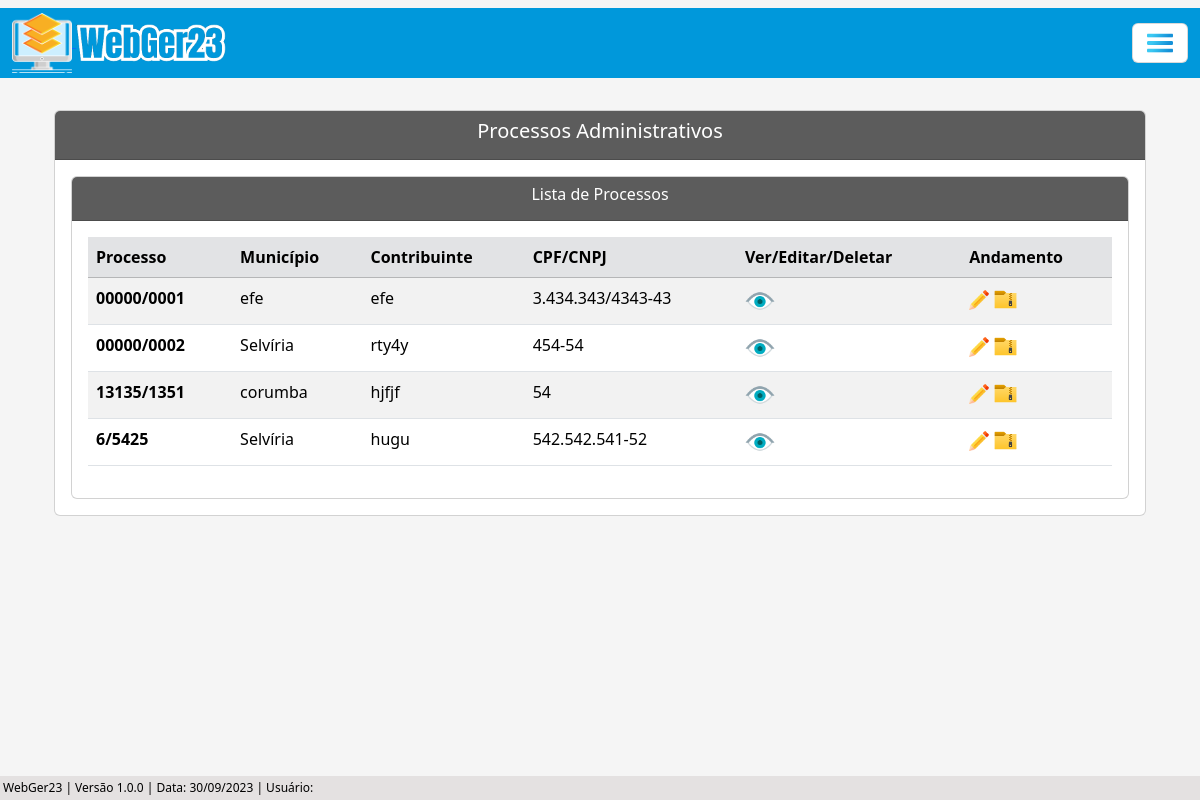
The page /listar/processo-adm/ on the database its author committed.
### processo/models.py (models this page shows, shortened)
class Base(models.Model): # Classe base, será herdada pelas outras classes
    data_criacao = models.DateField('data_criação', auto_now_add=True)
    data_alteracao = models.DateField('Alterado', auto_now=True)
    ativo = models.BooleanField('Ativo?', default=True)
    class Meta:
        abstract = True

class ProcessoAdm(Base):
    tipo_pessoas = (
        ('Física', 'Física'), ('Jurídica', 'Jurídica'),
    )
    criador_processo_adm = models.ForeignKey(get_user_model(), verbose_name='Usuário Criador', on_delete=models.CASCADE) # Usuário que criou o processo, utilizando chave primária com o get_user_model do django, para utilizar o usuário logado automaticamente
    numero = models.CharField(unique=True, verbose_name='N°', max_length=10) # Número do processo
    municipio = models.CharField(max_length=50, verbose_name='Município') # Município
    uf = models.CharField(max_length=2) # UF
    data_inicial = models.DateField(blank=True, null=True) # Data Inicial do Período do processo
    data_final = models.DateField(blank=True, null=True) # Data final do Período do processo
    data_div_ativa = models.DateField(blank=True, null=True) # Data dívida ativa
    valor_atributo = models.CharField(max_length=14, blank=True, null=True)  # Valor do atributo
    valor_multa = models.CharField(max_length=14, blank=True, null=True) # Valor da multa
    valor_credito = models.CharField(max_length=14, blank=True, null=True) # Valor do crédito
    valor_atualizado = models.CharField(max_length=14, blank=True, null=True) # Valor do atualizado
    data_valor_atualizado = models.DateField(blank=True, null=True) # Data valor atualizado
    nome_contribuinte = models.CharField(max_length=50)  # Nome / Razão Social
    tipo_pessoa = models.CharField(max_length=50, choices=tipo_pessoas) # Física / Jurídica
    documento = models.CharField(max_length=20, verbose_name='CPF/CNPJ', unique=True) # CPF / CNPJ
    nome_fantasia = models.CharField(max_length=50, blank=True, null=True) # Nome Fantasia
    email = models.EmailField(max_length=50, blank=True, null=True) # E-mail
    endereco = models.CharField(max_length=150) # Rua
    complemento = models.CharField(max_length=50, blank=True, null=True) # Complemento
    municipio_contribuinte = models.CharField(max_length=50, blank=True, null=True) # Município Contribuinte
    uf_contribuinte = models.CharField(max_length=2, verbose_name='UF', blank=True, null=True) # UF Contribuinte
    cep = models.CharField(max_length=10, blank=True, null=True) # CEP
    telefone = models.CharField(max_length=20, blank=True, null=True) # Telefone
    celular = models.CharField(max_length=20, blank=True, null=True) # Celular

### processo/views.py (the view)
# urls.py: path('listar/processo-adm/', ProcessoAdmList.as_view(), name='proc-adm-list'),
class ProcessoAdmList(ListView):
    model = ProcessoAdm
    template_name = 'processos/lists/processo_adm_list.html'

### processo/templates/processos/lists/processo_adm_list.html (shortened to what this page needs)
{% extends 'index.html' %}
{% load static %}
{% block conteudo %}
    <div class="container p-4">
        <div class="card">
            <div class="card-header text-white" style="background-color: #5c5c5c;">
                <h5 style="text-align: center;">Processos Administrativos</h5>
            </div>
            <div class="card-body">
                <div class="card">
                    <div class="card-header text-white" style="background-color: #5c5c5c;; text-align: center;">
                    <h6>Lista de Processos</h6>
                    </div>
                    <div class="card-body">
                        <div class="table-responsive">
                            <table class="table table-striped" id="tabela-listar">
                                <thead>
                                    <tr class="table-secondary">
                                        <th>Processo</th>
                                        <th>Município</th>
                                        <th>Contribuinte</th>
                                        <th>CPF/CNPJ</th>
                                        <th>Ver/Editar/Deletar</th>
                                        <th>Andamento</th>
                                    </tr>
                                </thead>
                                <tbody>
                                    {% for processo in object_list %}
                                    <tr>
                                        <td><b>{{ processo.numero }}</b></td>
                                        <td>{{ processo.municipio }}</td>
                                        <td>{{ processo.nome_contribuinte }}</td>
                                        <td>{{ processo.documento }}</td>
                                            <td>
                                                <a href="{% url 'proc-adm-view' processo.pk %}"><img src="{% static 'img/olho3.png' %}" width="30"></i></a>
                                            </td>
                                        <td>
                                            <a href="{% url 'andamento-adm-list-update' processo.pk %}"><img src="{% static 'img/botao-editar.png' %}" width="20"></a>
                                            <a href="{% url 'andamento-adm-list' processo.pk %}"><img src="{% static 'img/arquivo.png' %}" width="25"></a>
                                        </td>
                                    </tr>
                                    {% endfor %}
                                </tbody>
                            </table>
                        </div>
                    </div>
                </div>
            </div>
        </div>
    </div>
    <br>
    {% endblock %}

### core/static/css/estilos.css (style rules this page uses)
body { background-color: whitesmoke; margin: 0; padding: 0; display: flex; flex-direction: column; min-height: 100vh; position: relative; }

### rows shown on the page
ProcessoAdm: numero "00000/0001", municipio "efe", nome_contribuinte "efe", documento "3.434.343/4343-43"
ProcessoAdm: numero "00000/0002", municipio "Selvíria", nome_contribuinte "rty4y", documento "454-54"
ProcessoAdm: numero "13135/1351", municipio "corumba", nome_contribuinte "hjfjf", documento "54"
ProcessoAdm: numero "6/5425", municipio "Selvíria", nome_contribuinte "hugu", documento "542.542.541-52"
